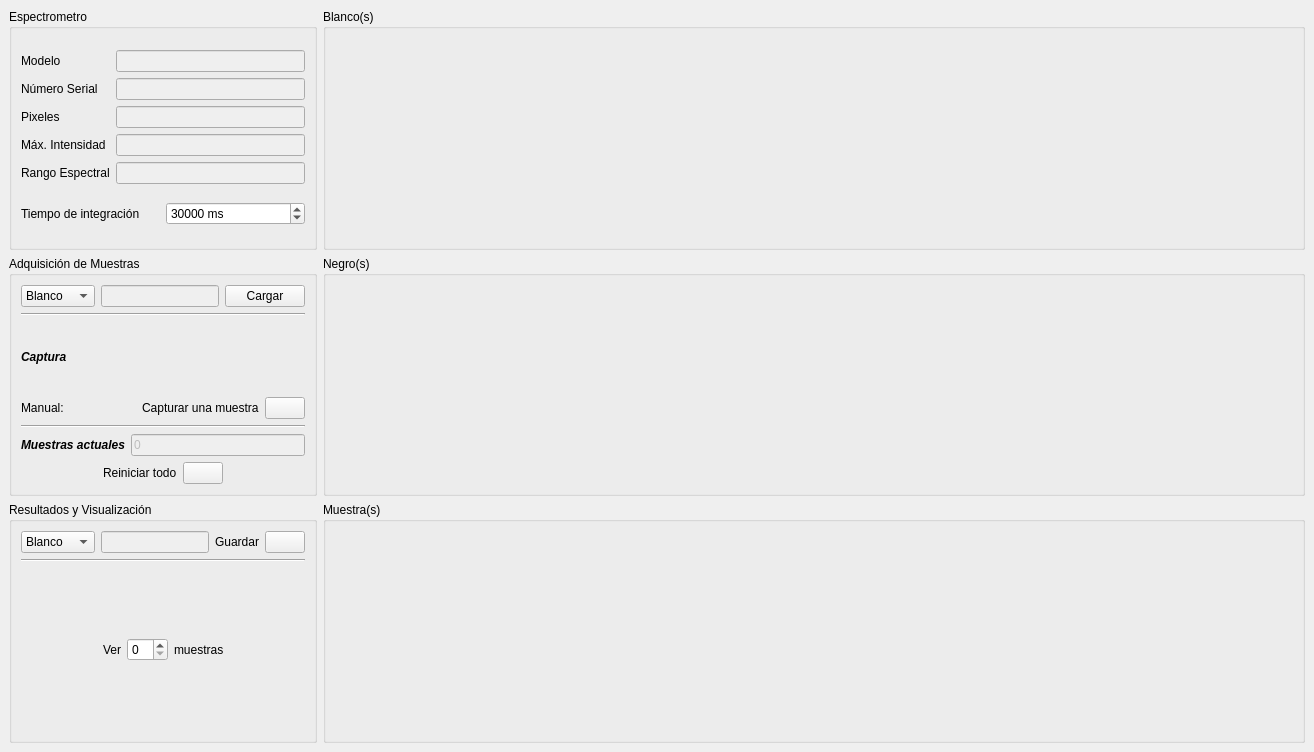
<?xml version="1.0" encoding="UTF-8"?>
<ui version="4.0">
 <class>MainWindow</class>
 <widget class="QMainWindow" name="MainWindow">
  <property name="geometry">
   <rect>
    <x>0</x>
    <y>0</y>
    <width>1314</width>
    <height>752</height>
   </rect>
  </property>
  <property name="windowTitle">
   <string>MainWindow</string>
  </property>
  <property name="windowIcon">
   <iconset resource="icons/icons.qrc">
    <normaloff>:/specgui/main.ico</normaloff>:/specgui/main.ico</iconset>
  </property>
  <widget class="QWidget" name="centralwidget">
   <layout class="QHBoxLayout" name="horizontalLayout_2" stretch="0,2">
    <item>
     <layout class="QVBoxLayout" name="leftPanelVerticalLayout">
      <item>
       <widget class="QGroupBox" name="spectrometerGroupBox">
        <property name="title">
         <string>Espectrometro</string>
        </property>
        <layout class="QVBoxLayout" name="verticalLayout_2">
         <item>
          <layout class="QGridLayout" name="gridLayout">
           <item row="0" column="0">
            <widget class="QLabel" name="modelNameLabel">
             <property name="text">
              <string>Modelo</string>
             </property>
            </widget>
           </item>
           <item row="0" column="1">
            <widget class="QLineEdit" name="modelNameLineEdit">
             <property name="enabled">
              <bool>false</bool>
             </property>
             <property name="readOnly">
              <bool>true</bool>
             </property>
            </widget>
           </item>
           <item row="1" column="0">
            <widget class="QLabel" name="serialNumberLabel">
             <property name="text">
              <string>Número Serial</string>
             </property>
            </widget>
           </item>
           <item row="1" column="1">
            <widget class="QLineEdit" name="serialNumberLineEdit">
             <property name="enabled">
              <bool>false</bool>
             </property>
            </widget>
           </item>
           <item row="2" column="0">
            <widget class="QLabel" name="pixelsLabel">
             <property name="text">
              <string>Pixeles</string>
             </property>
            </widget>
           </item>
           <item row="2" column="1">
            <widget class="QLineEdit" name="pixelsLineEdit">
             <property name="enabled">
              <bool>false</bool>
             </property>
             <property name="readOnly">
              <bool>true</bool>
             </property>
            </widget>
           </item>
           <item row="3" column="0">
            <widget class="QLabel" name="maxIntensityLabel">
             <property name="text">
              <string>Máx. Intensidad</string>
             </property>
            </widget>
           </item>
           <item row="3" column="1">
            <widget class="QLineEdit" name="maxIntensityLineEdit">
             <property name="enabled">
              <bool>false</bool>
             </property>
            </widget>
           </item>
           <item row="4" column="0">
            <widget class="QLabel" name="spectralRangeLabel">
             <property name="text">
              <string>Rango Espectral</string>
             </property>
            </widget>
           </item>
           <item row="4" column="1">
            <widget class="QLineEdit" name="spectralRangeLineEdit">
             <property name="enabled">
              <bool>false</bool>
             </property>
            </widget>
           </item>
          </layout>
         </item>
         <item>
          <layout class="QHBoxLayout" name="integrationTimeHorizontalLayout">
           <item>
            <widget class="QLabel" name="integrationTimeLabel">
             <property name="text">
              <string>Tiempo de integración</string>
             </property>
            </widget>
           </item>
           <item>
            <widget class="QSpinBox" name="integrationTimeSpinBox">
             <property name="suffix">
              <string> ms</string>
             </property>
             <property name="minimum">
              <number>1000</number>
             </property>
             <property name="maximum">
              <number>50000</number>
             </property>
             <property name="value">
              <number>30000</number>
             </property>
            </widget>
           </item>
          </layout>
         </item>
        </layout>
       </widget>
      </item>
      <item>
       <widget class="QGroupBox" name="sampleAcquisitionGroupBox">
        <property name="title">
         <string>Adquisición de Muestras</string>
        </property>
        <layout class="QVBoxLayout" name="verticalLayout_3">
         <item>
          <layout class="QHBoxLayout" name="horizontalLayout">
           <item>
            <widget class="QComboBox" name="sampleComboBox">
             <item>
              <property name="text">
               <string>Blanco</string>
              </property>
             </item>
             <item>
              <property name="text">
               <string>Negro</string>
              </property>
             </item>
             <item>
              <property name="text">
               <string>Muestra</string>
              </property>
             </item>
            </widget>
           </item>
           <item>
            <widget class="QLineEdit" name="loadSampleLineEdit">
             <property name="enabled">
              <bool>false</bool>
             </property>
             <property name="autoFillBackground">
              <bool>false</bool>
             </property>
             <property name="readOnly">
              <bool>false</bool>
             </property>
            </widget>
           </item>
           <item>
            <widget class="QPushButton" name="loadSamplePushButton">
             <property name="enabled">
              <bool>true</bool>
             </property>
             <property name="sizePolicy">
              <sizepolicy hsizetype="Minimum" vsizetype="Fixed">
               <horstretch>0</horstretch>
               <verstretch>0</verstretch>
              </sizepolicy>
             </property>
             <property name="text">
              <string>Cargar</string>
             </property>
            </widget>
           </item>
          </layout>
         </item>
         <item>
          <widget class="Line" name="samplesHorizontalLine1">
           <property name="orientation">
            <enum>Qt::Horizontal</enum>
           </property>
          </widget>
         </item>
         <item>
          <widget class="QLabel" name="autoNameLabel">
           <property name="font">
            <font>
             <weight>75</weight>
             <italic>true</italic>
             <bold>true</bold>
            </font>
           </property>
           <property name="text">
            <string>Captura</string>
           </property>
          </widget>
         </item>
         <item>
          <layout class="QHBoxLayout" name="manualHorizontalLayout">
           <item>
            <widget class="QLabel" name="manualNameLabel">
             <property name="text">
              <string>Manual:</string>
             </property>
            </widget>
           </item>
           <item>
            <spacer name="manualHorizontalSpacer">
             <property name="orientation">
              <enum>Qt::Horizontal</enum>
             </property>
             <property name="sizeHint" stdset="0">
              <size>
               <width>40</width>
               <height>20</height>
              </size>
             </property>
            </spacer>
           </item>
           <item>
            <widget class="QLabel" name="manualLabel">
             <property name="text">
              <string>Capturar una muestra</string>
             </property>
            </widget>
           </item>
           <item>
            <widget class="QPushButton" name="manualSamplePushButton">
             <property name="toolTip">
              <string>Clic para realizar una captura manual</string>
             </property>
             <property name="text">
              <string/>
             </property>
             <property name="icon">
              <iconset resource="icons/icons.qrc">
               <normaloff>:/specgui/check.png</normaloff>:/specgui/check.png</iconset>
             </property>
            </widget>
           </item>
          </layout>
         </item>
         <item>
          <widget class="Line" name="samplesHorizontalLine3">
           <property name="orientation">
            <enum>Qt::Horizontal</enum>
           </property>
          </widget>
         </item>
         <item>
          <layout class="QHBoxLayout" name="currentSamplesHorizontalLayout">
           <item>
            <widget class="QLabel" name="currentSampleNameLabel">
             <property name="font">
              <font>
               <weight>75</weight>
               <italic>true</italic>
               <bold>true</bold>
              </font>
             </property>
             <property name="text">
              <string>Muestras actuales</string>
             </property>
            </widget>
           </item>
           <item>
            <widget class="QLineEdit" name="currentSamplesLineEdit">
             <property name="enabled">
              <bool>false</bool>
             </property>
             <property name="toolTip">
              <string>Este panel muestra el número actual de muestras</string>
             </property>
             <property name="text">
              <string>0</string>
             </property>
             <property name="readOnly">
              <bool>false</bool>
             </property>
            </widget>
           </item>
          </layout>
         </item>
         <item>
          <layout class="QHBoxLayout" name="retartHorizontalLayout">
           <item>
            <spacer name="restartHorizontalSpacer1">
             <property name="orientation">
              <enum>Qt::Horizontal</enum>
             </property>
             <property name="sizeHint" stdset="0">
              <size>
               <width>40</width>
               <height>20</height>
              </size>
             </property>
            </spacer>
           </item>
           <item>
            <widget class="QLabel" name="restartLabel">
             <property name="text">
              <string>Reiniciar todo</string>
             </property>
            </widget>
           </item>
           <item>
            <widget class="QPushButton" name="restartAllPushButton">
             <property name="text">
              <string/>
             </property>
             <property name="icon">
              <iconset resource="icons/icons.qrc">
               <normaloff>:/specgui/reloading.png</normaloff>:/specgui/reloading.png</iconset>
             </property>
            </widget>
           </item>
           <item>
            <spacer name="restartHorizontalSpacer2">
             <property name="orientation">
              <enum>Qt::Horizontal</enum>
             </property>
             <property name="sizeHint" stdset="0">
              <size>
               <width>40</width>
               <height>20</height>
              </size>
             </property>
            </spacer>
           </item>
          </layout>
         </item>
        </layout>
       </widget>
      </item>
      <item>
       <widget class="QGroupBox" name="resultsGroupBox">
        <property name="title">
         <string>Resultados y Visualización</string>
        </property>
        <layout class="QVBoxLayout" name="verticalLayout_4">
         <item>
          <layout class="QHBoxLayout" name="resultsHorizontalLayout">
           <item>
            <widget class="QComboBox" name="sampleResultsComboBox">
             <item>
              <property name="text">
               <string>Blanco</string>
              </property>
             </item>
             <item>
              <property name="text">
               <string>Negro</string>
              </property>
             </item>
             <item>
              <property name="text">
               <string>Muestra</string>
              </property>
             </item>
            </widget>
           </item>
           <item>
            <widget class="QLineEdit" name="saveSamplelineEdit">
             <property name="enabled">
              <bool>false</bool>
             </property>
            </widget>
           </item>
           <item>
            <widget class="QLabel" name="saveLabel">
             <property name="text">
              <string>Guardar</string>
             </property>
             <property name="alignment">
              <set>Qt::AlignRight|Qt::AlignTrailing|Qt::AlignVCenter</set>
             </property>
            </widget>
           </item>
           <item>
            <widget class="QPushButton" name="savePushButton">
             <property name="text">
              <string/>
             </property>
             <property name="icon">
              <iconset resource="icons/icons.qrc">
               <normaloff>:/specgui/save.png</normaloff>:/specgui/save.png</iconset>
             </property>
            </widget>
           </item>
          </layout>
         </item>
         <item>
          <widget class="Line" name="resultsHorizontalLine">
           <property name="orientation">
            <enum>Qt::Horizontal</enum>
           </property>
          </widget>
         </item>
         <item>
          <layout class="QHBoxLayout" name="samplesHorizontalLayout">
           <item>
            <spacer name="samplesHorizontalSpacer">
             <property name="orientation">
              <enum>Qt::Horizontal</enum>
             </property>
             <property name="sizeHint" stdset="0">
              <size>
               <width>40</width>
               <height>20</height>
              </size>
             </property>
            </spacer>
           </item>
           <item>
            <widget class="QLabel" name="showLabel">
             <property name="layoutDirection">
              <enum>Qt::LeftToRight</enum>
             </property>
             <property name="text">
              <string>Ver</string>
             </property>
            </widget>
           </item>
           <item>
            <widget class="QSpinBox" name="plotSamplesSpinBox">
             <property name="minimum">
              <number>0</number>
             </property>
             <property name="maximum">
              <number>50</number>
             </property>
             <property name="value">
              <number>0</number>
             </property>
            </widget>
           </item>
           <item>
            <widget class="QLabel" name="sampleLabel">
             <property name="text">
              <string>muestras</string>
             </property>
            </widget>
           </item>
           <item>
            <spacer name="samplesHorizontalSpacer2">
             <property name="orientation">
              <enum>Qt::Horizontal</enum>
             </property>
             <property name="sizeHint" stdset="0">
              <size>
               <width>40</width>
               <height>20</height>
              </size>
             </property>
            </spacer>
           </item>
          </layout>
         </item>
        </layout>
       </widget>
      </item>
     </layout>
    </item>
    <item>
     <layout class="QVBoxLayout" name="verticalLayout">
      <item>
       <widget class="QGroupBox" name="whitePlotGroupBox">
        <property name="title">
         <string>Blanco(s)</string>
        </property>
        <layout class="QVBoxLayout" name="verticalLayout_5">
         <item>
          <layout class="QVBoxLayout" name="whitePlotVLayout"/>
         </item>
        </layout>
       </widget>
      </item>
      <item>
       <widget class="QGroupBox" name="blackPlotGroupBox">
        <property name="title">
         <string>Negro(s)</string>
        </property>
        <layout class="QVBoxLayout" name="verticalLayout_6">
         <item>
          <layout class="QVBoxLayout" name="blackPlotVLayout"/>
         </item>
        </layout>
       </widget>
      </item>
      <item>
       <widget class="QGroupBox" name="samplePlotGroupBox">
        <property name="title">
         <string>Muestra(s)</string>
        </property>
        <layout class="QVBoxLayout" name="verticalLayout_8">
         <item>
          <layout class="QVBoxLayout" name="samplePlotVLayout"/>
         </item>
        </layout>
       </widget>
      </item>
     </layout>
    </item>
   </layout>
  </widget>
 </widget>
 <resources>
  <include location="icons/icons.qrc"/>
 </resources>
 <connections/>
</ui>
